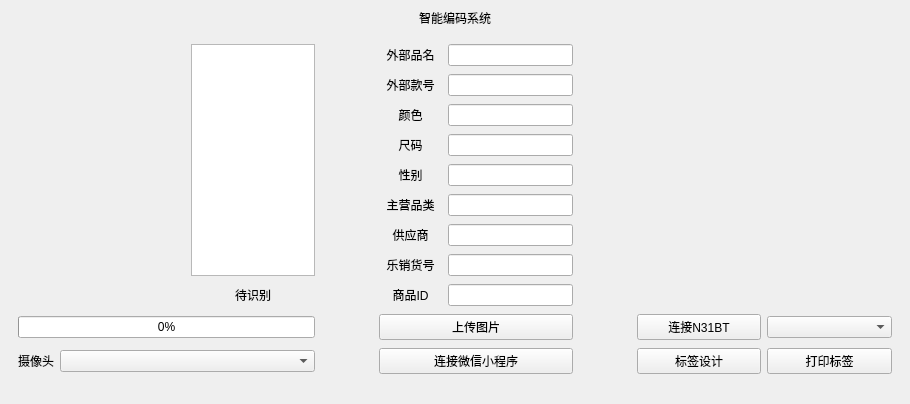
<?xml version="1.0" encoding="UTF-8"?>
<ui version="4.0">
 <class>MainWindow</class>
 <widget class="QMainWindow" name="MainWindow">
  <property name="geometry">
   <rect>
    <x>0</x>
    <y>0</y>
    <width>910</width>
    <height>404</height>
   </rect>
  </property>
  <property name="sizePolicy">
   <sizepolicy hsizetype="Preferred" vsizetype="Preferred">
    <horstretch>0</horstretch>
    <verstretch>0</verstretch>
   </sizepolicy>
  </property>
  <property name="minimumSize">
   <size>
    <width>0</width>
    <height>0</height>
   </size>
  </property>
  <property name="windowTitle">
   <string>MainWindow</string>
  </property>
  <widget class="QWidget" name="centralwidget">
   <property name="sizePolicy">
    <sizepolicy hsizetype="Fixed" vsizetype="Fixed">
     <horstretch>0</horstretch>
     <verstretch>0</verstretch>
    </sizepolicy>
   </property>
   <property name="minimumSize">
    <size>
     <width>0</width>
     <height>0</height>
    </size>
   </property>
   <layout class="QGridLayout" name="gridLayout_2" rowstretch="0,1">
    <item row="0" column="0">
     <widget class="QLabel" name="title_label">
      <property name="text">
       <string>智能编码系统</string>
      </property>
      <property name="alignment">
       <set>Qt::AlignCenter</set>
      </property>
     </widget>
    </item>
    <item row="1" column="0">
     <widget class="QWidget" name="mainwidget" native="true">
      <property name="minimumSize">
       <size>
        <width>0</width>
        <height>0</height>
       </size>
      </property>
      <layout class="QGridLayout" name="gridLayout" columnstretch="0,2,2,0,1,2,0,2,2">
       <item row="8" column="5">
        <widget class="QLineEdit" name="pid_lineEdit">
         <property name="enabled">
          <bool>true</bool>
         </property>
         <property name="readOnly">
          <bool>false</bool>
         </property>
        </widget>
       </item>
       <item row="9" column="3">
        <spacer name="horizontalSpacer_2">
         <property name="orientation">
          <enum>Qt::Horizontal</enum>
         </property>
         <property name="sizeHint" stdset="0">
          <size>
           <width>58</width>
           <height>25</height>
          </size>
         </property>
        </spacer>
       </item>
       <item row="3" column="5">
        <widget class="QLineEdit" name="size_lineEdit">
         <property name="enabled">
          <bool>true</bool>
         </property>
         <property name="text">
          <string/>
         </property>
         <property name="readOnly">
          <bool>false</bool>
         </property>
        </widget>
       </item>
       <item row="10" column="7">
        <widget class="QPushButton" name="designtag_pushButton">
         <property name="text">
          <string>标签设计</string>
         </property>
        </widget>
       </item>
       <item row="4" column="4">
        <widget class="QLabel" name="gender_label">
         <property name="styleSheet">
          <string notr="true">font: bold &quot;仿宋&quot;;</string>
         </property>
         <property name="text">
          <string>性别</string>
         </property>
         <property name="alignment">
          <set>Qt::AlignCenter</set>
         </property>
        </widget>
       </item>
       <item row="3" column="4">
        <widget class="QLabel" name="size_label">
         <property name="styleSheet">
          <string notr="true">font: bold &quot;仿宋&quot;;</string>
         </property>
         <property name="text">
          <string>尺码</string>
         </property>
         <property name="alignment">
          <set>Qt::AlignCenter</set>
         </property>
        </widget>
       </item>
       <item row="1" column="5">
        <widget class="QLineEdit" name="wbkh_lineEdit">
         <property name="enabled">
          <bool>true</bool>
         </property>
         <property name="readOnly">
          <bool>false</bool>
         </property>
        </widget>
       </item>
       <item row="10" column="0">
        <widget class="QLabel" name="camname_label">
         <property name="styleSheet">
          <string notr="true">font: bold &quot;仿宋&quot;;</string>
         </property>
         <property name="text">
          <string>摄像头</string>
         </property>
         <property name="alignment">
          <set>Qt::AlignCenter</set>
         </property>
        </widget>
       </item>
       <item row="9" column="0" colspan="3">
        <widget class="QProgressBar" name="ocr_progressBar">
         <property name="value">
          <number>0</number>
         </property>
        </widget>
       </item>
       <item row="5" column="4">
        <widget class="QLabel" name="zypl_label">
         <property name="styleSheet">
          <string notr="true">font: bold &quot;仿宋&quot;;</string>
         </property>
         <property name="text">
          <string>主营品类</string>
         </property>
         <property name="alignment">
          <set>Qt::AlignCenter</set>
         </property>
        </widget>
       </item>
       <item row="1" column="4">
        <widget class="QLabel" name="wbkh_label">
         <property name="styleSheet">
          <string notr="true">font: bold &quot;仿宋&quot;;</string>
         </property>
         <property name="text">
          <string>外部款号</string>
         </property>
         <property name="alignment">
          <set>Qt::AlignCenter</set>
         </property>
        </widget>
       </item>
       <item row="7" column="5">
        <widget class="QLineEdit" name="lxhh_lineEdit">
         <property name="enabled">
          <bool>true</bool>
         </property>
         <property name="readOnly">
          <bool>true</bool>
         </property>
        </widget>
       </item>
       <item row="9" column="8">
        <widget class="QComboBox" name="printer_comboBox"/>
       </item>
       <item row="9" column="7">
        <widget class="QPushButton" name="cnprinter_pushButton">
         <property name="text">
          <string>连接N31BT</string>
         </property>
        </widget>
       </item>
       <item row="9" column="4" colspan="2">
        <widget class="QPushButton" name="uploadimg_pushButton">
         <property name="text">
          <string>上传图片</string>
         </property>
        </widget>
       </item>
       <item row="5" column="5">
        <widget class="QLineEdit" name="zypl_lineEdit">
         <property name="enabled">
          <bool>true</bool>
         </property>
         <property name="readOnly">
          <bool>true</bool>
         </property>
        </widget>
       </item>
       <item row="7" column="4">
        <widget class="QLabel" name="lxhh_label">
         <property name="styleSheet">
          <string notr="true">font: bold &quot;仿宋&quot;;</string>
         </property>
         <property name="text">
          <string>乐销货号</string>
         </property>
         <property name="alignment">
          <set>Qt::AlignCenter</set>
         </property>
        </widget>
       </item>
       <item row="0" column="4">
        <widget class="QLabel" name="wbpm_label">
         <property name="styleSheet">
          <string notr="true">font: bold &quot;仿宋&quot;;</string>
         </property>
         <property name="text">
          <string>外部品名</string>
         </property>
         <property name="alignment">
          <set>Qt::AlignCenter</set>
         </property>
        </widget>
       </item>
       <item row="10" column="4" colspan="2">
        <widget class="QPushButton" name="wx_pushButton">
         <property name="text">
          <string>连接微信小程序</string>
         </property>
         <property name="autoDefault">
          <bool>false</bool>
         </property>
         <property name="flat">
          <bool>false</bool>
         </property>
        </widget>
       </item>
       <item row="6" column="4">
        <widget class="QLabel" name="gys_label">
         <property name="styleSheet">
          <string notr="true">font: bold &quot;仿宋&quot;;</string>
         </property>
         <property name="text">
          <string>供应商</string>
         </property>
         <property name="alignment">
          <set>Qt::AlignCenter</set>
         </property>
        </widget>
       </item>
       <item row="10" column="8">
        <widget class="QPushButton" name="print_pushButton">
         <property name="text">
          <string>打印标签</string>
         </property>
        </widget>
       </item>
       <item row="4" column="5">
        <widget class="QLineEdit" name="gender_lineEdit">
         <property name="enabled">
          <bool>true</bool>
         </property>
         <property name="readOnly">
          <bool>true</bool>
         </property>
        </widget>
       </item>
       <item row="9" column="6">
        <spacer name="horizontalSpacer">
         <property name="orientation">
          <enum>Qt::Horizontal</enum>
         </property>
         <property name="sizeHint" stdset="0">
          <size>
           <width>58</width>
           <height>25</height>
          </size>
         </property>
        </spacer>
       </item>
       <item row="2" column="4">
        <widget class="QLabel" name="color_label">
         <property name="styleSheet">
          <string notr="true">font: bold &quot;仿宋&quot;;</string>
         </property>
         <property name="text">
          <string>颜色</string>
         </property>
         <property name="alignment">
          <set>Qt::AlignCenter</set>
         </property>
        </widget>
       </item>
       <item row="8" column="4">
        <widget class="QLabel" name="pid_label">
         <property name="styleSheet">
          <string notr="true">font: bold &quot;仿宋&quot;;</string>
         </property>
         <property name="text">
          <string>商品ID</string>
         </property>
         <property name="alignment">
          <set>Qt::AlignCenter</set>
         </property>
        </widget>
       </item>
       <item row="2" column="5">
        <widget class="QLineEdit" name="color_lineEdit">
         <property name="enabled">
          <bool>true</bool>
         </property>
         <property name="text">
          <string/>
         </property>
         <property name="readOnly">
          <bool>false</bool>
         </property>
        </widget>
       </item>
       <item row="6" column="5">
        <widget class="QLineEdit" name="gys_lineEdit">
         <property name="enabled">
          <bool>true</bool>
         </property>
         <property name="readOnly">
          <bool>true</bool>
         </property>
        </widget>
       </item>
       <item row="10" column="1" colspan="2">
        <widget class="QComboBox" name="camname_comboBox"/>
       </item>
       <item row="0" column="5">
        <widget class="QLineEdit" name="wbpm_lineEdit">
         <property name="enabled">
          <bool>true</bool>
         </property>
         <property name="text">
          <string/>
         </property>
         <property name="readOnly">
          <bool>false</bool>
         </property>
        </widget>
       </item>
       <item row="0" column="0" rowspan="9" colspan="2">
        <widget class="QLabel" name="Cam_label">
         <property name="sizePolicy">
          <sizepolicy hsizetype="Ignored" vsizetype="Ignored">
           <horstretch>0</horstretch>
           <verstretch>0</verstretch>
          </sizepolicy>
         </property>
         <property name="text">
          <string/>
         </property>
         <property name="alignment">
          <set>Qt::AlignCenter</set>
         </property>
        </widget>
       </item>
       <item row="0" column="7" rowspan="9" colspan="2">
        <widget class="QLabel" name="tag_label">
         <property name="text">
          <string/>
         </property>
        </widget>
       </item>
       <item row="0" column="2" rowspan="8">
        <widget class="QTextBrowser" name="ocr_textBrowser">
         <property name="styleSheet">
          <string notr="true">font:  7pt ;</string>
         </property>
        </widget>
       </item>
       <item row="8" column="2">
        <widget class="QLabel" name="label_ocrbar">
         <property name="text">
          <string>待识别</string>
         </property>
         <property name="alignment">
          <set>Qt::AlignCenter</set>
         </property>
        </widget>
       </item>
      </layout>
      <zorder>size_lineEdit</zorder>
      <zorder>size_label</zorder>
      <zorder>ocr_progressBar</zorder>
      <zorder>wbpm_label</zorder>
      <zorder>color_lineEdit</zorder>
      <zorder>pid_label</zorder>
      <zorder>gys_label</zorder>
      <zorder>gender_label</zorder>
      <zorder>zypl_lineEdit</zorder>
      <zorder>zypl_label</zorder>
      <zorder>designtag_pushButton</zorder>
      <zorder>lxhh_label</zorder>
      <zorder>wbkh_label</zorder>
      <zorder>gender_lineEdit</zorder>
      <zorder>wx_pushButton</zorder>
      <zorder>pid_lineEdit</zorder>
      <zorder>wbkh_lineEdit</zorder>
      <zorder>uploadimg_pushButton</zorder>
      <zorder>wbpm_lineEdit</zorder>
      <zorder>cnprinter_pushButton</zorder>
      <zorder>gys_lineEdit</zorder>
      <zorder>camname_label</zorder>
      <zorder>color_label</zorder>
      <zorder>lxhh_lineEdit</zorder>
      <zorder>camname_comboBox</zorder>
      <zorder>print_pushButton</zorder>
      <zorder>ocr_textBrowser</zorder>
      <zorder>Cam_label</zorder>
      <zorder>printer_comboBox</zorder>
      <zorder>tag_label</zorder>
      <zorder>label_ocrbar</zorder>
     </widget>
    </item>
   </layout>
  </widget>
 </widget>
 <resources/>
 <connections/>
</ui>
